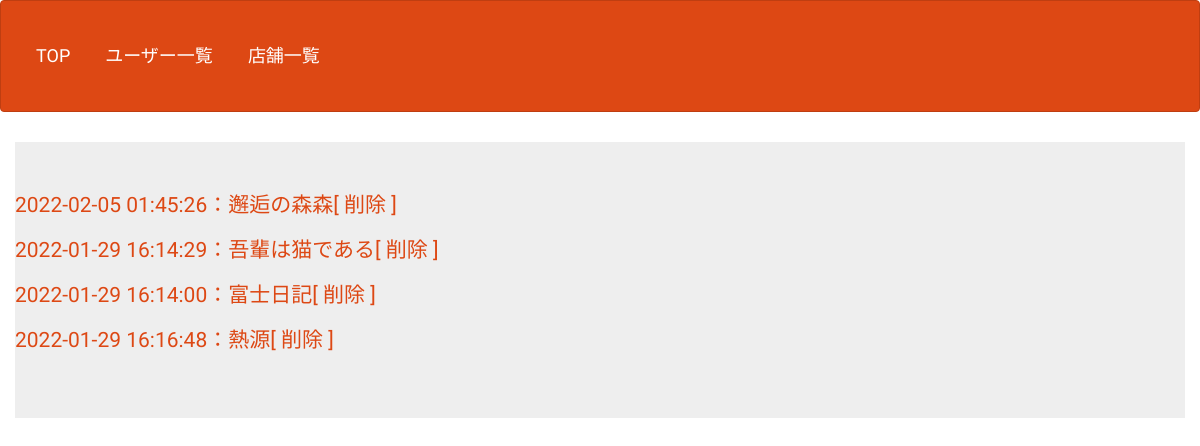
/select.php (signed in), run on an earlier commit of the app's database.
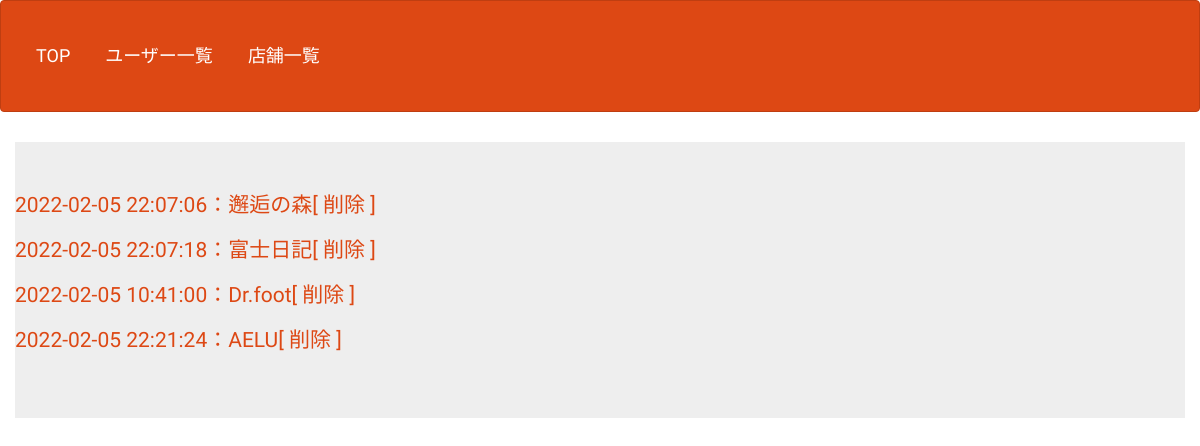
And on a later commit of the database.
### tables this page shows
CREATE TABLE `gs_bm_table` (
  `id` int(12) NOT NULL,
  `bookname` varchar(64) DEFAULT NULL,
  `url` text NOT NULL,
  `comment` text NOT NULL,
  `indate` datetime NOT NULL
);

### select.php (the view, shortened to what this page needs)
<?php
$pdo = db_conn();
$stmt = $pdo->prepare('SELECT * FROM gs_bm_table');
$status = $stmt->execute();
$view = '';
if ($status === false) {
    sql_error($stmt);
} else {
    while ($result = $stmt->fetch(PDO::FETCH_ASSOC)) {
        $view .= '<p>';
        $view .= '<a href="bm_update_view.php?id=' . $result['id'] . '">';
        $view .= $result['indate'] . '：' . $result['bookname'];
        $view .= '</a>';
        $view .= '<a href="delete.php?id=' . $result['id'] . '">';
        $view .= '[ 削除 ]';
        $view .= '</a>';
        $view .= '</p>';
    }
}
?>
<!DOCTYPE html>
<html lang="ja">
<head>
    <link rel="stylesheet" href="css/range.css">
    <link href="css/bootstrap.min.css" rel="stylesheet">
</head>
<body id="main">
    <header>
        <nav class="navbar navbar-default">
            <div class="container-fluid">
                <div class="navbar-header">
                <div class="navbar-header"><a class="navbar-brand" href="index.php">TOP</a></div>
                <div class="navbar-header"><a class="navbar-brand" href="user_list.php">ユーザー一覧</a></div>
                <div class="navbar-header"><a class="navbar-brand" href="bm_list_view.php">店舗一覧</a></div>
                </div>
            </div>
        </nav>
    </header>
    <div>
        <div class="container jumbotron">
            <?= $view ?>
        </div>
    </div>
</body>
</html>

### select.php (style rules this page uses)
div { padding: 10px; font-size: 16px; }

What changed in the data, as far as the page shows it:
removed gs_bm_table: value "2022-01-29 16:14:29：吾輩は猫である [ 削除 ]"
removed gs_bm_table: value "2022-01-29 16:16:48：熱源 [ 削除 ]"
changed gs_bm_table (number 1 of 4 on the later page): value "2022-02-05 01:45:26：邂逅の森森 [ 削除 ]" → "2022-02-05 22:07:06：邂逅の森 [ 削除 ]"
changed gs_bm_table (number 2 of 4 on the later page): value "2022-01-29 16:14:00：富士日記 [ 削除 ]" → "2022-02-05 22:07:18：富士日記 [ 削除 ]"
added gs_bm_table: value "2022-02-05 10:41:00：Dr.foot [ 削除 ]"
added gs_bm_table: value "2022-02-05 22:21:24：AELU [ 削除 ]"
